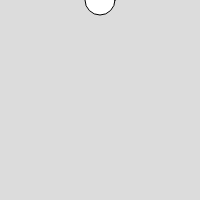
Frame 1 (no input)
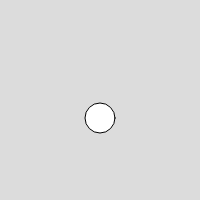
Frame 60 (no input)
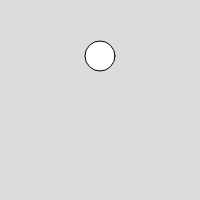
Frame 120 (the mouse pressed at the canvas centre since frame 60)

The p5.js sketch that drew these frames (run headless with seeded random() and noise() and a simulated clock; from frame 60 on, the mouse is pressed at the canvas centre):

// p5.js sketch
// ── sketch.js
function setup() {
  createCanvas(200, 200);
}
let x = 100;
let y = 0;
let velocity = 1;

function mousePressed() {
  velocity = 1;
}
function draw() {
  background(220);
  circle(x, y++, 30);
  if (y > 200) {
    y = 0;
    velocity = velocity + 1;
  }
  y = y + velocity;
}
